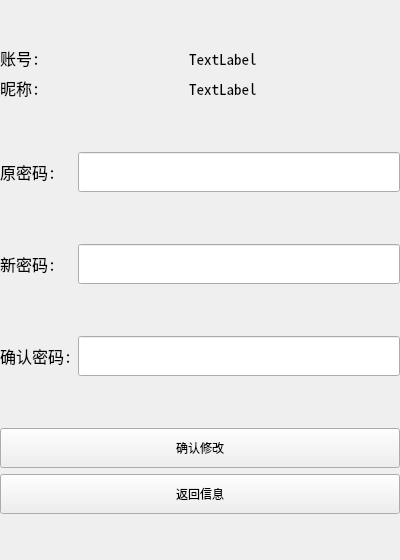
<?xml version="1.0" encoding="UTF-8"?>
<ui version="4.0">
 <class>QQResetPswd</class>
 <widget class="QWidget" name="QQResetPswd">
  <property name="geometry">
   <rect>
    <x>0</x>
    <y>0</y>
    <width>400</width>
    <height>560</height>
   </rect>
  </property>
  <property name="minimumSize">
   <size>
    <width>400</width>
    <height>560</height>
   </size>
  </property>
  <property name="maximumSize">
   <size>
    <width>400</width>
    <height>560</height>
   </size>
  </property>
  <property name="windowTitle">
   <string>Form</string>
  </property>
  <widget class="QWidget" name="widget" native="true">
   <property name="geometry">
    <rect>
     <x>0</x>
     <y>0</y>
     <width>400</width>
     <height>560</height>
    </rect>
   </property>
   <property name="minimumSize">
    <size>
     <width>400</width>
     <height>560</height>
    </size>
   </property>
   <property name="maximumSize">
    <size>
     <width>400</width>
     <height>560</height>
    </size>
   </property>
   <property name="sizeIncrement">
    <size>
     <width>0</width>
     <height>0</height>
    </size>
   </property>
   <layout class="QVBoxLayout" name="verticalLayout">
    <item>
     <spacer name="verticalSpacer">
      <property name="orientation">
       <enum>Qt::Vertical</enum>
      </property>
      <property name="sizeHint" stdset="0">
       <size>
        <width>20</width>
        <height>40</height>
       </size>
      </property>
     </spacer>
    </item>
    <item>
     <layout class="QHBoxLayout" name="horizontalLayout">
      <item>
       <widget class="QLabel" name="label">
        <property name="font">
         <font>
          <family>Noto Sans Mono CJK SC</family>
          <pointsize>12</pointsize>
         </font>
        </property>
        <property name="text">
         <string>账号:</string>
        </property>
       </widget>
      </item>
      <item>
       <spacer name="horizontalSpacer">
        <property name="orientation">
         <enum>Qt::Horizontal</enum>
        </property>
        <property name="sizeHint" stdset="0">
         <size>
          <width>40</width>
          <height>20</height>
         </size>
        </property>
       </spacer>
      </item>
      <item>
       <widget class="QLabel" name="idLab">
        <property name="font">
         <font>
          <family>Noto Sans Mono CJK SC</family>
          <pointsize>11</pointsize>
         </font>
        </property>
        <property name="text">
         <string>TextLabel</string>
        </property>
       </widget>
      </item>
      <item>
       <spacer name="horizontalSpacer_2">
        <property name="orientation">
         <enum>Qt::Horizontal</enum>
        </property>
        <property name="sizeHint" stdset="0">
         <size>
          <width>40</width>
          <height>20</height>
         </size>
        </property>
       </spacer>
      </item>
     </layout>
    </item>
    <item>
     <layout class="QHBoxLayout" name="horizontalLayout_2">
      <item>
       <widget class="QLabel" name="label_2">
        <property name="font">
         <font>
          <family>Noto Sans Mono CJK SC</family>
          <pointsize>12</pointsize>
         </font>
        </property>
        <property name="text">
         <string>昵称:</string>
        </property>
       </widget>
      </item>
      <item>
       <spacer name="horizontalSpacer_3">
        <property name="orientation">
         <enum>Qt::Horizontal</enum>
        </property>
        <property name="sizeHint" stdset="0">
         <size>
          <width>40</width>
          <height>20</height>
         </size>
        </property>
       </spacer>
      </item>
      <item>
       <widget class="QLabel" name="nameLab">
        <property name="font">
         <font>
          <family>Noto Sans Mono CJK SC</family>
          <pointsize>11</pointsize>
         </font>
        </property>
        <property name="text">
         <string>TextLabel</string>
        </property>
       </widget>
      </item>
      <item>
       <spacer name="horizontalSpacer_4">
        <property name="orientation">
         <enum>Qt::Horizontal</enum>
        </property>
        <property name="sizeHint" stdset="0">
         <size>
          <width>40</width>
          <height>20</height>
         </size>
        </property>
       </spacer>
      </item>
     </layout>
    </item>
    <item>
     <spacer name="verticalSpacer_2">
      <property name="orientation">
       <enum>Qt::Vertical</enum>
      </property>
      <property name="sizeHint" stdset="0">
       <size>
        <width>20</width>
        <height>40</height>
       </size>
      </property>
     </spacer>
    </item>
    <item>
     <layout class="QHBoxLayout" name="horizontalLayout_3">
      <item>
       <widget class="QLabel" name="label_4">
        <property name="font">
         <font>
          <family>Noto Sans Mono CJK SC</family>
          <pointsize>12</pointsize>
         </font>
        </property>
        <property name="text">
         <string>原密码:  </string>
        </property>
       </widget>
      </item>
      <item>
       <widget class="QLineEdit" name="oringinLdt">
        <property name="minimumSize">
         <size>
          <width>0</width>
          <height>40</height>
         </size>
        </property>
        <property name="echoMode">
         <enum>QLineEdit::Password</enum>
        </property>
       </widget>
      </item>
     </layout>
    </item>
    <item>
     <spacer name="verticalSpacer_3">
      <property name="orientation">
       <enum>Qt::Vertical</enum>
      </property>
      <property name="sizeHint" stdset="0">
       <size>
        <width>20</width>
        <height>40</height>
       </size>
      </property>
     </spacer>
    </item>
    <item>
     <layout class="QHBoxLayout" name="horizontalLayout_5">
      <item>
       <widget class="QLabel" name="label_6">
        <property name="font">
         <font>
          <family>Noto Sans Mono CJK SC</family>
          <pointsize>12</pointsize>
         </font>
        </property>
        <property name="text">
         <string>新密码:  </string>
        </property>
       </widget>
      </item>
      <item>
       <widget class="QLineEdit" name="newLdt1">
        <property name="minimumSize">
         <size>
          <width>0</width>
          <height>40</height>
         </size>
        </property>
        <property name="echoMode">
         <enum>QLineEdit::Password</enum>
        </property>
       </widget>
      </item>
     </layout>
    </item>
    <item>
     <spacer name="verticalSpacer_4">
      <property name="orientation">
       <enum>Qt::Vertical</enum>
      </property>
      <property name="sizeHint" stdset="0">
       <size>
        <width>20</width>
        <height>40</height>
       </size>
      </property>
     </spacer>
    </item>
    <item>
     <layout class="QHBoxLayout" name="horizontalLayout_4">
      <item>
       <widget class="QLabel" name="label_5">
        <property name="font">
         <font>
          <family>Noto Sans Mono CJK SC</family>
          <pointsize>12</pointsize>
         </font>
        </property>
        <property name="text">
         <string>确认密码:</string>
        </property>
       </widget>
      </item>
      <item>
       <widget class="QLineEdit" name="newLdt2">
        <property name="minimumSize">
         <size>
          <width>0</width>
          <height>40</height>
         </size>
        </property>
        <property name="echoMode">
         <enum>QLineEdit::Password</enum>
        </property>
       </widget>
      </item>
     </layout>
    </item>
    <item>
     <spacer name="verticalSpacer_5">
      <property name="orientation">
       <enum>Qt::Vertical</enum>
      </property>
      <property name="sizeHint" stdset="0">
       <size>
        <width>20</width>
        <height>40</height>
       </size>
      </property>
     </spacer>
    </item>
    <item>
     <widget class="QPushButton" name="pushButton">
      <property name="minimumSize">
       <size>
        <width>0</width>
        <height>40</height>
       </size>
      </property>
      <property name="text">
       <string>确认修改</string>
      </property>
     </widget>
    </item>
    <item>
     <widget class="QPushButton" name="pushButton_2">
      <property name="minimumSize">
       <size>
        <width>0</width>
        <height>40</height>
       </size>
      </property>
      <property name="text">
       <string>返回信息</string>
      </property>
     </widget>
    </item>
    <item>
     <spacer name="verticalSpacer_6">
      <property name="orientation">
       <enum>Qt::Vertical</enum>
      </property>
      <property name="sizeHint" stdset="0">
       <size>
        <width>20</width>
        <height>40</height>
       </size>
      </property>
     </spacer>
    </item>
   </layout>
  </widget>
 </widget>
 <resources/>
 <connections/>
</ui>
